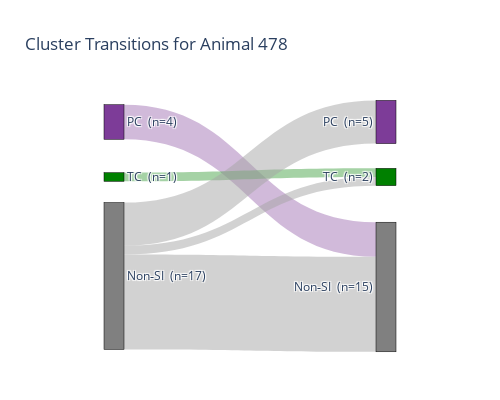
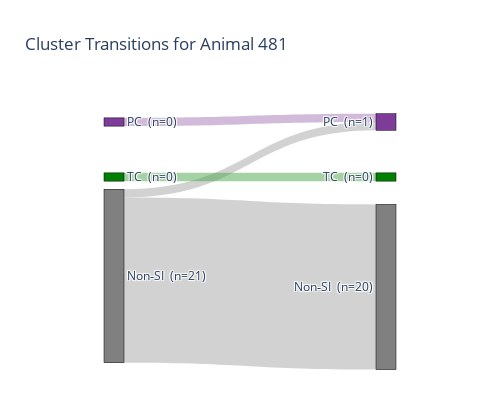
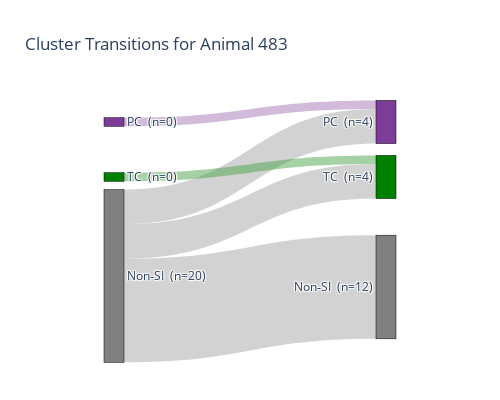
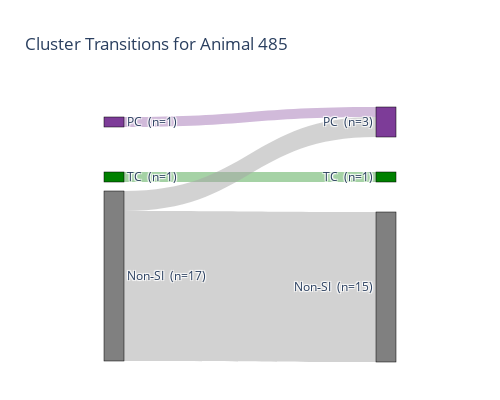

Notebook source saved alongside these figures, in order:
### Code cell
import numpy as np
import pandas as pd
import plotly.graph_objects as go

# -------------------------------
# Helper function to produce a lightened RGBA color.
# -------------------------------
def lighten_color_rgba(hex_color, amount=0.3, alpha=0.5):
    """
    Lightens the given hex_color by blending it with white and returns an RGBA string.
    
    Parameters:
      hex_color (str): Color as a hex string, e.g. "#7D3C98".
      amount (float): Fraction of white to blend in (0 to 1).
      alpha (float): The alpha value for transparency (0 to 1).
    
    Returns:
      str: The lightened color as an RGBA string, e.g. "rgba(200,180,210,0.5)".
    """
    hex_color = hex_color.lstrip('#')
    r = int(hex_color[0:2], 16)
    g = int(hex_color[2:4], 16)
    b = int(hex_color[4:6], 16)
    r = int(r + (255 - r) * amount)
    g = int(g + (255 - g) * amount)
    b = int(b + (255 - b) * amount)
    return f"rgba({r},{g},{b},{alpha})"

# =============================================================================
# 1. Data Setup for Clusters
# =============================================================================
# Your cluster data is assumed to be stored in a dictionary called
# cluster_type_mask_phases with the same structure as before.
# For example:
# {
#  'learning': {
#       '478': {'TC_arm': array([...]), 'PC_arm': array([...]), 'TC_stem': array([...]), 'PC_stem': array([...])},
#       '481': { ... },
#       ...
#   },
#   'learned': {
#       '478': { ... },
#       '481': { ... },
#       ...
#   }
# }
cluster_data = cluster_type_mask_phases  # Replace with your real data
animals = list(cluster_data["learning"].keys())

# =============================================================================
# 2. Compute Transitions (and node counts) for Clusters
# =============================================================================
# For each phase, define:
#   PC = (PC_arm OR PC_stem)
#   TC = (TC_arm OR TC_stem)
#   Non‑SI = NOT (PC OR TC)
# Then compute flows from learning to learned.
transitions_list = []  # for individual animals
agg = {  # accumulator for merged diagram
    "pc_to_pc": 0, "pc_to_tc": 0, "pc_to_nonsi": 0,
    "tc_to_pc": 0, "tc_to_tc": 0, "tc_to_nonsi": 0,
    "nonsi_to_pc": 0, "nonsi_to_tc": 0, "nonsi_to_nonsi": 0
}

for animal in animals:
    # Learning phase:
    learn = cluster_data["learning"][animal]
    PC_learning = learn["PC_arm"] | learn["PC_stem"]
    TC_learning = learn["TC_arm"] | learn["TC_stem"]
    non_si_learning = ~(PC_learning | TC_learning)
    total_pc_learning = np.sum(PC_learning)
    total_tc_learning = np.sum(TC_learning)
    total_nonsi_learning = np.sum(non_si_learning)
    
    # Learned phase:
    learned = cluster_data["learned"][animal]
    PC_learned = learned["PC_arm"] | learned["PC_stem"]
    TC_learned = learned["TC_arm"] | learned["TC_stem"]
    non_si_learned = ~(PC_learned | TC_learned)
    
    # Flows:
    pc_to_pc    = np.sum(PC_learning & PC_learned)
    pc_to_tc    = np.sum(PC_learning & TC_learned)
    pc_to_nonsi = np.sum(PC_learning & non_si_learned)
    
    tc_to_pc    = np.sum(TC_learning & PC_learned)
    tc_to_tc    = np.sum(TC_learning & TC_learned)
    tc_to_nonsi = np.sum(TC_learning & non_si_learned)
    
    nonsi_to_pc    = np.sum(non_si_learning & PC_learned)
    nonsi_to_tc    = np.sum(non_si_learning & TC_learned)
    nonsi_to_nonsi = np.sum(non_si_learning & non_si_learned)
    
    # Accumulate for merged diagram:
    agg["pc_to_pc"]    += pc_to_pc
    agg["pc_to_tc"]    += pc_to_tc
    agg["pc_to_nonsi"] += pc_to_nonsi
    agg["tc_to_pc"]    += tc_to_pc
    agg["tc_to_tc"]    += tc_to_tc
    agg["tc_to_nonsi"] += tc_to_nonsi
    agg["nonsi_to_pc"]    += nonsi_to_pc
    agg["nonsi_to_tc"]    += nonsi_to_tc
    agg["nonsi_to_nonsi"] += nonsi_to_nonsi
    
    transitions_list.append({
        'Animal': animal,
        'PC Learning Count': total_pc_learning,
        'TC Learning Count': total_tc_learning,
        'Non‑SI Learning Count': total_nonsi_learning
    })

df_transitions = pd.DataFrame(transitions_list)
print("Cluster counts (per animal):")
print(df_transitions)

# =============================================================================
# 3. Create Fixed-Order Sankey Diagrams for Clusters
# =============================================================================
# We want a fixed order for both phases:
#   Learning side (left): PC (top), then TC (middle), then Non‑SI (bottom)
#   Learned side (right): PC (top), then TC (middle), then Non‑SI (bottom)
#
# We set the node positions explicitly:
#   Learning side: x = 0.1, with y = [0.1, 0.35, 0.8] (PC, TC, Non‑SI)
#   Learned side: x = 0.9, with y = [0.1, 0.35, 0.85] (PC, TC, Non‑SI)
fixed_x = [0.1, 0.1, 0.1, 0.9, 0.9, 0.9]
fixed_y = [0.1, 0.35, 0.8, 0.1, 0.35, 0.85]

# Base node colors (your specified colors):
#   PC: '#7D3C98'
#   TC: '#008000'
#   Non‑SI: '#808080'
base_node_colors = ['#7D3C98', '#008000', '#808080']
node_colors = base_node_colors + base_node_colors

# Set a save folder (adjust as needed)

# ---- Create Per-Animal Diagrams for Clusters ----
for animal in animals:
    # Recompute for this animal:
    learn = cluster_data["learning"][animal]
    PC_learning = learn["PC_arm"] | learn["PC_stem"]
    TC_learning = learn["TC_arm"] | learn["TC_stem"]
    non_si_learning = ~(PC_learning | TC_learning)
    
    learned = cluster_data["learned"][animal]
    PC_learned = learned["PC_arm"] | learned["PC_stem"]
    TC_learned = learned["TC_arm"] | learned["TC_stem"]
    non_si_learned = ~(PC_learned | TC_learned)
    
    # Node totals:
    pc_learning_count = np.sum(PC_learning)
    tc_learning_count = np.sum(TC_learning)
    nonsi_learning_count = np.sum(non_si_learning)
    pc_learned_count = np.sum(PC_learned)
    tc_learned_count = np.sum(TC_learned)
    nonsi_learned_count = np.sum(non_si_learned)
    
    # Flows (in fixed order):
    pc_to_pc    = np.sum(PC_learning & PC_learned)
    pc_to_tc    = np.sum(PC_learning & TC_learned)
    pc_to_nonsi = np.sum(PC_learning & non_si_learned)
    
    tc_to_pc    = np.sum(TC_learning & PC_learned)
    tc_to_tc    = np.sum(TC_learning & TC_learned)
    tc_to_nonsi = np.sum(TC_learning & non_si_learned)
    
    nonsi_to_pc    = np.sum(non_si_learning & PC_learned)
    nonsi_to_tc    = np.sum(non_si_learning & TC_learned)
    nonsi_to_nonsi = np.sum(non_si_learning & non_si_learned)
    
    # Build sources, targets, and values for the 9 flows:
    sources = [0, 0, 0, 1, 1, 1, 2, 2, 2]
    targets = [3, 4, 5, 3, 4, 5, 3, 4, 5]
    values = [pc_to_pc, pc_to_tc, pc_to_nonsi,
              tc_to_pc, tc_to_tc, tc_to_nonsi,
              nonsi_to_pc, nonsi_to_tc, nonsi_to_nonsi]
    
    # --- FIX for Missing Node Values ---
    # If any phase is missing a category in learning or learned, add a dummy link.
    if pc_learning_count == 0 or pc_learned_count == 0:
        sources.append(0)
        targets.append(3)
        values.append(1)
    if tc_learning_count == 0 or tc_learned_count == 0:
        sources.append(1)
        targets.append(4)
        values.append(1)
    if nonsi_learning_count == 0 or nonsi_learned_count == 0:
        sources.append(2)
        targets.append(5)
        values.append(1)
    
    # Compute link colors based on the source node's base color.
    link_colors = [lighten_color_rgba(base_node_colors[src], amount=0.3, alpha=0.5)
                   for src in sources]
    
    # Node labels (with counts) in fixed order (PC, TC, Non‑SI):
    labels = [
        f"PC \n(n={pc_learning_count})",
        f"TC \n(n={tc_learning_count})",
        f"Non‑SI \n(n={nonsi_learning_count})",
        f"PC \n(n={pc_learned_count})",
        f"TC \n(n={tc_learned_count})",
        f"Non‑SI \n(n={nonsi_learned_count})"
    ]
    
    fig = go.Figure(data=[go.Sankey(
        arrangement="fixed",
        node=dict(
            pad=15,
            thickness=20,
            line=dict(color="black", width=0.5),
            label=labels,
            color=node_colors,
            x=fixed_x,
            y=fixed_y
        ),
        link=dict(
            source=sources,
            target=targets,
            value=values,
            color=link_colors
        )
    )])
    
    fig.update_layout(
        title_text=f"Cluster Transitions for Animal {animal}",
        font_size=12,
        width=500,
        height=400
    )
    fig.write_image(savefolder + f"Sankey_Animal_{animal}_clusters.svg")
    fig.show()

# ---- Create Merged Diagram for Clusters ----
agg_pc_learning = 0
agg_tc_learning = 0
agg_nonsi_learning = 0
agg_pc_learned = 0
agg_tc_learned = 0
agg_nonsi_learned = 0

for animal in animals:
    learn = cluster_data["learning"][animal]
    PC_learning = learn["PC_arm"] | learn["PC_stem"]
    TC_learning = learn["TC_arm"] | learn["TC_stem"]
    non_si_learning = ~(PC_learning | TC_learning)
    learned = cluster_data["learned"][animal]
    PC_learned = learned["PC_arm"] | learned["PC_stem"]
    TC_learned = learned["TC_arm"] | learned["TC_stem"]
    non_si_learned = ~(PC_learned | TC_learned)
    
    agg_pc_learning    += np.sum(PC_learning)
    agg_tc_learning    += np.sum(TC_learning)
    agg_nonsi_learning += np.sum(non_si_learning)
    agg_pc_learned    += np.sum(PC_learned)
    agg_tc_learned    += np.sum(TC_learned)
    agg_nonsi_learned += np.sum(non_si_learned)

labels_merged = [
    f"PC \n(n={agg_pc_learning})",
    f"TC \n(n={agg_tc_learning})",
    f"Non‑SI \n(n={agg_nonsi_learning})",
    f"PC \n(n={agg_pc_learned})",
    f"TC \n(n={agg_tc_learned})",
    f"Non‑SI \n(n={agg_nonsi_learned})"
]
sources_merged = [0, 0, 0, 1, 1, 1, 2, 2, 2]
targets_merged = [3, 4, 5, 3, 4, 5, 3, 4, 5]
values_merged = [agg["pc_to_pc"], agg["pc_to_tc"], agg["pc_to_nonsi"],
                 agg["tc_to_pc"], agg["tc_to_tc"], agg["tc_to_nonsi"],
                 agg["nonsi_to_pc"], agg["nonsi_to_tc"], agg["nonsi_to_nonsi"]]
# Fix missing nodes for merged diagram:
if agg_pc_learning == 0 or agg_pc_learned == 0:
    sources_merged.append(0)
    targets_merged.append(3)
    values_merged.append(1)
if agg_tc_learning == 0 or agg_tc_learned == 0:
    sources_merged.append(1)
    targets_merged.append(4)
    values_merged.append(1)
if agg_nonsi_learning == 0 or agg_nonsi_learned == 0:
    sources_merged.append(2)
    targets_merged.append(5)
    values_merged.append(1)

link_colors_merged = [lighten_color_rgba(base_node_colors[src], amount=0.3, alpha=0.5)
                      for src in sources_merged]

fig_merged = go.Figure(data=[go.Sankey(
    arrangement="fixed",
    node=dict(
        pad=15,
        thickness=20,
        line=dict(color="black", width=0.5),
        label=labels_merged,
        color=node_colors,
        x=fixed_x,
        y=fixed_y
    ),
    link=dict(
        source=sources_merged,
        target=targets_merged,
        value=values_merged,
        color=link_colors_merged
    )
)])
fig_merged.update_layout(
    title_text="Merged Cluster Transitions (All Animals)",
    font_size=12,
    width=500,
    height=400
)
fig_merged.write_image(savefolder + "sankey_Cluster_transitions.svg")
fig_merged.show()

### Figure 1 — Plotly figure (JSON) as saved in the notebook; plotly's stock layout.template omitted (floating-point values rounded to 4 significant figures)
{"data": [{"arrangement": "fixed", "link": {"color": ["rgba(164,118,182,0.5)", "rgba(164,118,182,0.5)", "rgba(164,118,182,0.5)", "rgba(76,166,76,0.5)", "rgba(76,166,76,0.5)", "rgba(76,166,76,0.5)", "rgba(166,166,166,0.5)", "rgba(166,166,166,0.5)", "rgba(166,166,166,0.5)"], "source": [0, 0, 0, 1, 1, 1, 2, 2, 2], "target": [3, 4, 5, 3, 4, 5, 3, 4, 5], "value": [0, 0, 4, 0, 1, 0, 5, 1, 11]}, "node": {"color": ["#7D3C98", "#008000", "#808080", "#7D3C98", "#008000", "#808080"], "label": ["PC \n(n=4)", "TC \n(n=1)", "Non‑SI \n(n=17)", "PC \n(n=5)", "TC \n(n=2)", "Non‑SI \n(n=15)"], "line": {"color": "black", "width": 0.5}, "pad": 15, "thickness": 20, "x": [0.1, 0.1, 0.1, 0.9, 0.9, 0.9], "y": [0.1, 0.35, 0.8, 0.1, 0.35, 0.85]}, "type": "sankey"}], "layout": {"font": {"size": 12}, "height": 400, "title": {"text": "Cluster Transitions for Animal 478"}, "width": 500}}

### Figure 2 — Plotly figure (JSON) as saved in the notebook; plotly's stock layout.template omitted (floating-point values rounded to 4 significant figures)
{"data": [{"arrangement": "fixed", "link": {"color": ["rgba(164,118,182,0.5)", "rgba(164,118,182,0.5)", "rgba(164,118,182,0.5)", "rgba(76,166,76,0.5)", "rgba(76,166,76,0.5)", "rgba(76,166,76,0.5)", "rgba(166,166,166,0.5)", "rgba(166,166,166,0.5)", "rgba(166,166,166,0.5)", "rgba(164,118,182,0.5)", "rgba(76,166,76,0.5)"], "source": [0, 0, 0, 1, 1, 1, 2, 2, 2, 0, 1], "target": [3, 4, 5, 3, 4, 5, 3, 4, 5, 3, 4], "value": [0, 0, 0, 0, 0, 0, 1, 0, 20, 1, 1]}, "node": {"color": ["#7D3C98", "#008000", "#808080", "#7D3C98", "#008000", "#808080"], "label": ["PC \n(n=0)", "TC \n(n=0)", "Non‑SI \n(n=21)", "PC \n(n=1)", "TC \n(n=0)", "Non‑SI \n(n=20)"], "line": {"color": "black", "width": 0.5}, "pad": 15, "thickness": 20, "x": [0.1, 0.1, 0.1, 0.9, 0.9, 0.9], "y": [0.1, 0.35, 0.8, 0.1, 0.35, 0.85]}, "type": "sankey"}], "layout": {"font": {"size": 12}, "height": 400, "title": {"text": "Cluster Transitions for Animal 481"}, "width": 500}}

### Figure 3 — Plotly figure (JSON) as saved in the notebook; plotly's stock layout.template omitted (floating-point values rounded to 4 significant figures)
{"data": [{"arrangement": "fixed", "link": {"color": ["rgba(164,118,182,0.5)", "rgba(164,118,182,0.5)", "rgba(164,118,182,0.5)", "rgba(76,166,76,0.5)", "rgba(76,166,76,0.5)", "rgba(76,166,76,0.5)", "rgba(166,166,166,0.5)", "rgba(166,166,166,0.5)", "rgba(166,166,166,0.5)", "rgba(164,118,182,0.5)", "rgba(76,166,76,0.5)"], "source": [0, 0, 0, 1, 1, 1, 2, 2, 2, 0, 1], "target": [3, 4, 5, 3, 4, 5, 3, 4, 5, 3, 4], "value": [0, 0, 0, 0, 0, 0, 4, 4, 12, 1, 1]}, "node": {"color": ["#7D3C98", "#008000", "#808080", "#7D3C98", "#008000", "#808080"], "label": ["PC \n(n=0)", "TC \n(n=0)", "Non‑SI \n(n=20)", "PC \n(n=4)", "TC \n(n=4)", "Non‑SI \n(n=12)"], "line": {"color": "black", "width": 0.5}, "pad": 15, "thickness": 20, "x": [0.1, 0.1, 0.1, 0.9, 0.9, 0.9], "y": [0.1, 0.35, 0.8, 0.1, 0.35, 0.85]}, "type": "sankey"}], "layout": {"font": {"size": 12}, "height": 400, "title": {"text": "Cluster Transitions for Animal 483"}, "width": 500}}

### Figure 4 — Plotly figure (JSON) as saved in the notebook; plotly's stock layout.template omitted (floating-point values rounded to 4 significant figures)
{"data": [{"arrangement": "fixed", "link": {"color": ["rgba(164,118,182,0.5)", "rgba(164,118,182,0.5)", "rgba(164,118,182,0.5)", "rgba(76,166,76,0.5)", "rgba(76,166,76,0.5)", "rgba(76,166,76,0.5)", "rgba(166,166,166,0.5)", "rgba(166,166,166,0.5)", "rgba(166,166,166,0.5)"], "source": [0, 0, 0, 1, 1, 1, 2, 2, 2], "target": [3, 4, 5, 3, 4, 5, 3, 4, 5], "value": [1, 0, 0, 0, 1, 0, 2, 0, 15]}, "node": {"color": ["#7D3C98", "#008000", "#808080", "#7D3C98", "#008000", "#808080"], "label": ["PC \n(n=1)", "TC \n(n=1)", "Non‑SI \n(n=17)", "PC \n(n=3)", "TC \n(n=1)", "Non‑SI \n(n=15)"], "line": {"color": "black", "width": 0.5}, "pad": 15, "thickness": 20, "x": [0.1, 0.1, 0.1, 0.9, 0.9, 0.9], "y": [0.1, 0.35, 0.8, 0.1, 0.35, 0.85]}, "type": "sankey"}], "layout": {"font": {"size": 12}, "height": 400, "title": {"text": "Cluster Transitions for Animal 485"}, "width": 500}}
